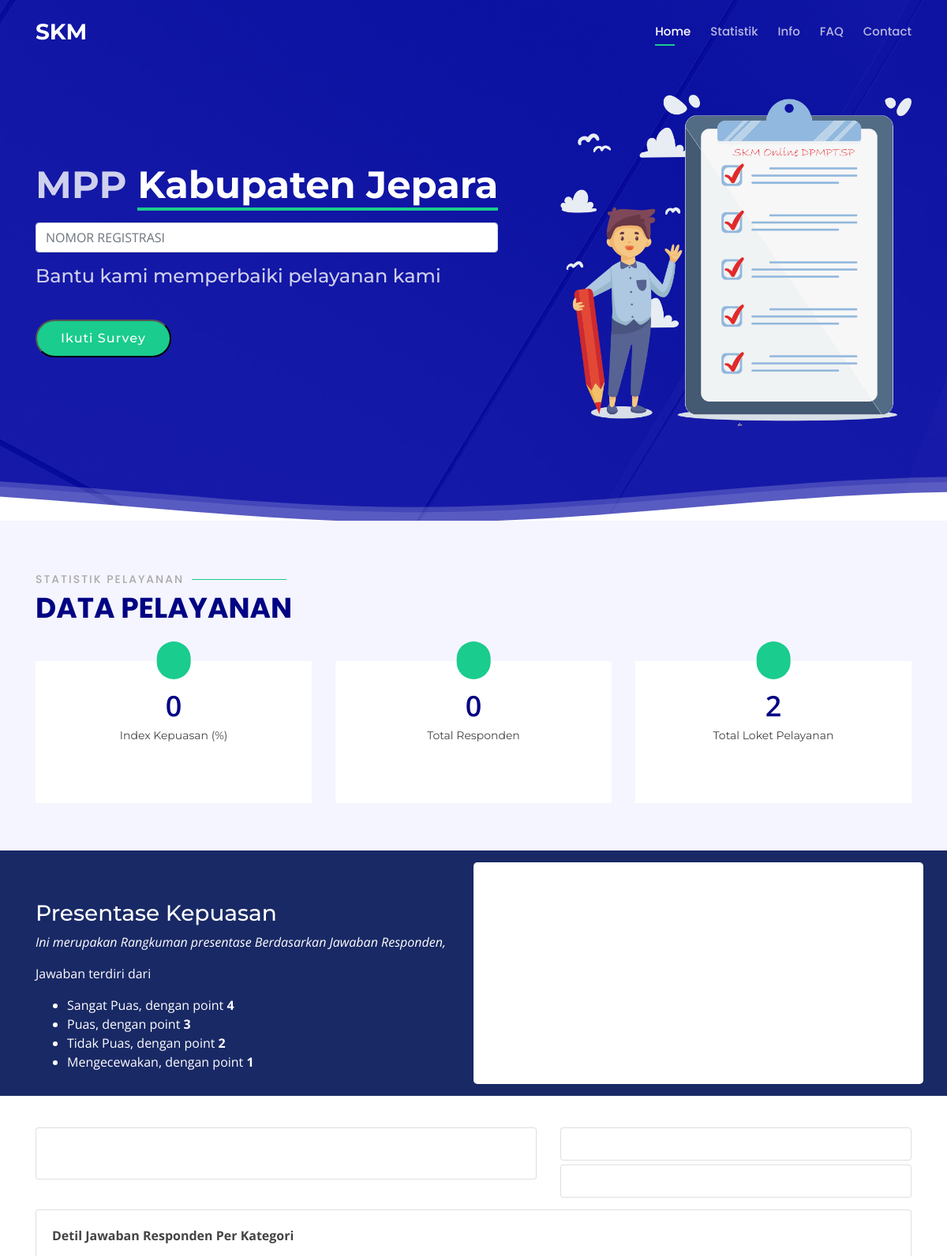
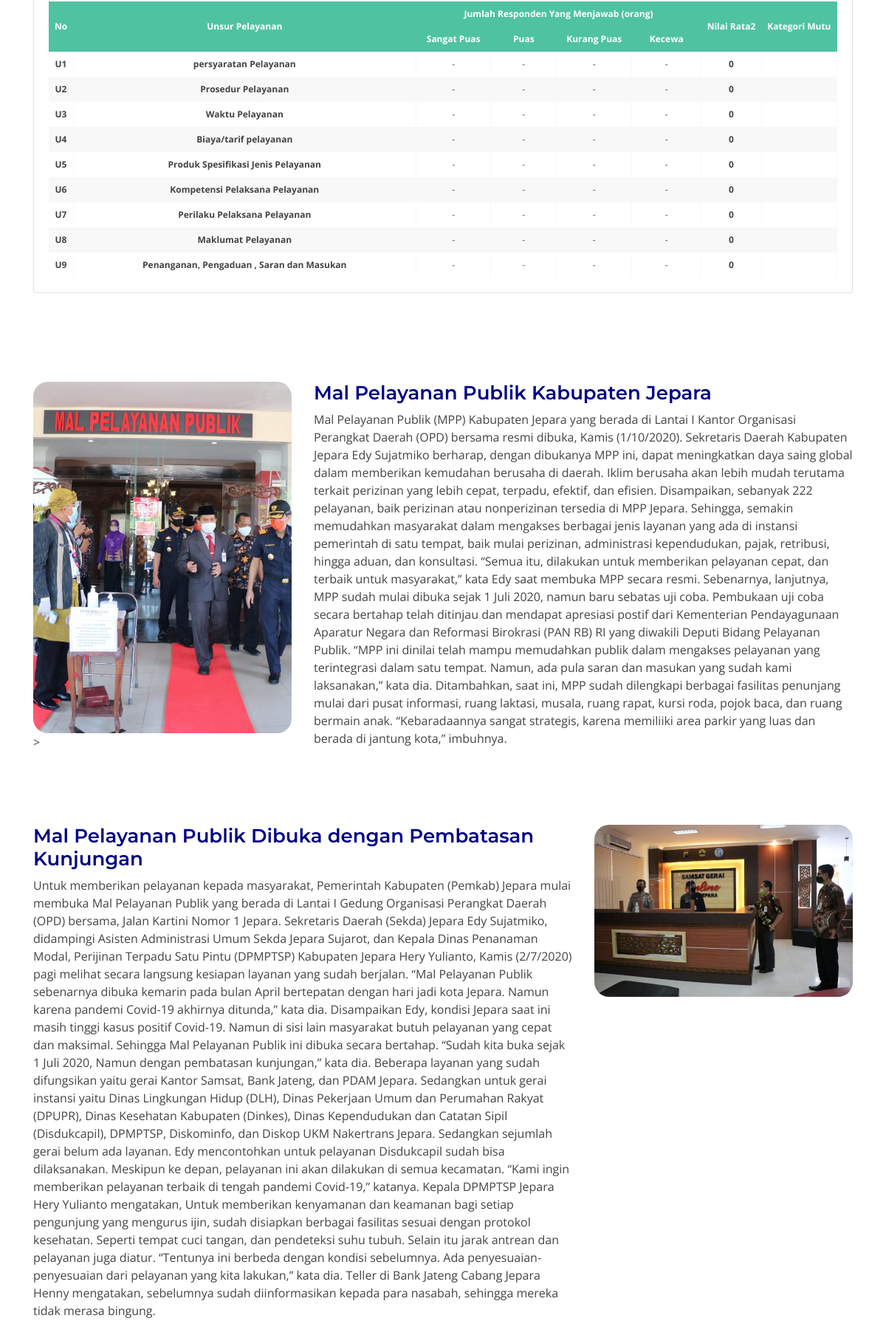
The page / (upper part) on the database its author committed (2 pictures, top to bottom).
### tables this page shows
CREATE TABLE `tb_pertanyaan`  (
  `id_soal` varchar(12) NOT NULL,
  `soal` text NULL,
  `a` varchar(255) NULL DEFAULT NULL,
  `b` varchar(255) NULL DEFAULT NULL,
  `c` varchar(255) NULL DEFAULT NULL,
  `d` varchar(255) NULL DEFAULT NULL,
  `kategori` varchar(255) NULL DEFAULT NULL,
  PRIMARY KEY (`id_soal`) USING BTREE
);

CREATE TABLE `news`  (
  `id` int(11) NOT NULL,
  `judul` varchar(255) NULL DEFAULT NULL,
  `konten` text NULL,
  `img` varchar(255) NULL DEFAULT NULL,
  `created_date` datetime(0) NULL DEFAULT current_timestamp(0),
  PRIMARY KEY (`id`) USING BTREE
);

### application/modules/survey/controllers/Survey.php (called while the page is built, shortened)
<?php
class Survey extends MY_Controller {
	public function __construct()
	{
		$this->load->model('M_survey');
		$this->load->model('M_master');
	}
	public function index()
	{
		$data = [
			'kepuasan' 		=> $this->_get_kepuasan(),
			'loket'			=> $this->M_master->getall('tb_loket')->num_rows(),
			'pendidikan'	=> $this->_get_pendidikan(),
			'pekerjaan'		=> $this->_get_pekerjaan(),
			'pengunjung' 	=> $this->M_survey->get_responden(),
			'hasil'			=>  $this->_get_hasil(),
			'news1'			=> $this->M_master->getWhere('news',['id'=>1])->row(),
			'news2'			=> $this->M_master->getWhere('news',['id'=>2])->row(),
			'faq'			=> $this->M_master->getall('faq')->result(),
		];
		$kepuasan = $data['kepuasan'];
		if ($kepuasan > 81.25 && $kepuasan < 100 ) {
			$index = "Sangat Baik";
		}else if($kepuasan > 62.50 && $kepuasan < 81.26){
			$index = 'Baik';
		}else if($kepuasan > 43.75 && $kepuasan < 62.51){
			$index = 'Kurang Baik';
		} else if($kepuasan > 24.9 && $kepuasan < 43.76){
			$index = 'Tidak Baik';
		} else {
			$index = null;
		}
		$data['tingkat_kepuasan'] = $index;
		$soal = $this->M_master->getall('tb_pertanyaan')->result();
		$hasil = array();
		$no = 1;
		foreach ($soal as $v) {
			$hasil[$no] = [
				'id_soal'	=> $v->id_soal,
				'kategori'	=> $v->kategori,
				'soal'		=> $v->soal,
				'sp'		=> $this->_get_rataan($v->id_soal,'d'),
				'p'			=> $this->_get_rataan($v->id_soal,'c'),
				'tp'		=> $this->_get_rataan($v->id_soal,'b'),
				'kec'		=> $this->_get_rataan($v->id_soal,'a'),
				'kepuasan'	=> $this->_get_nilai($v->id_soal)
			];
			$no++;
		}
		$data['rekap'] = $hasil;
		$this->load->view('index',$data);
	}
	private function _get_hasil()
	{
		$sangat_puas 	= $this->M_master->getWhere('tb_hasil',['published' => '2','jawaban' => 'd'])->num_rows();
		$puas 		 	= $this->M_master->getWhere('tb_hasil',['published' => '2','jawaban' => 'c'])->num_rows();
		$tidak_puas 	= $this->M_master->getWhere('tb_hasil',['published' => '2','jawaban' => 'b'])->num_rows();
		$kecewa 		= $this->M_master->getWhere('tb_hasil',['published' => '2','jawaban' => 'a'])->num_rows();
		$all = $sangat_puas+$puas+$tidak_puas+$kecewa;
		if($all != 0)
		{
			$data = [
				[
					'name' 	=> 'sangat_puas',
					'y'		=> $sangat_puas,
					'color' => '#00FF00'
				],
				[
					'name' 	=> 'puas',
					'y'		=> $puas,
					'color' => 'blue'
				],
				[
					'name' 	=> 'tidak_puas',
					'y'		=> $tidak_puas,
					'color' => 'purple'
				],
				[
					'name' 	=> 'kecewa',
					'y'		=> $kecewa,
					'color' => 'red'
				]
			];
			return $data;
		}
		else
		{
			return null;
		}
	}
	private function _get_kepuasan()
	{
		$total = $this->M_master->getall('tb_hasil')->num_rows();
		$soal = $this->M_master->getall('tb_pertanyaan')->num_rows();
		$total_responden = $this->M_survey->get_responden();
		$a = $this->M_master->getWhere('tb_hasil',['published' => '2','jawaban' => 'a'])->num_rows();
		$b = $this->M_master->getWhere('tb_hasil',['published' => '2','jawaban' => 'b'])->num_rows();
		$c = $this->M_master->getWhere('tb_hasil',['published' => '2','jawaban' => 'c'])->num_rows();
		$d = $this->M_master->getWhere('tb_hasil',['published' => '2','jawaban' => 'd'])->num_rows();
		return 0;
	}
	private function _get_nilai($id)
	{
		return 0;
	}
	private function _get_rataan($id_soal,$jawaban)
	{
		$data = $this->M_master->getWhere('tb_hasil',['published' => '2','jawaban' => $jawaban,'id_soal' => $id_soal])->num_rows();
		return $data;
	}
	private function _get_pendidikan()
	{
		$pendidikan = $this->M_master->getall('tb_pendidikan')->result();
		$no = 1;
		foreach ($pendidikan as $p) {
			$hasil[$no] = [
				'pendidikan'	=> $p->pendidikan,
				'jumlah'		=> $this->M_survey->join_get_responden_2('pendidikan',$p->pendidikan)->num_rows()
			];
			$no++;
		}
		return $hasil;
	}
	private function _get_pekerjaan()
	{
		$pekerjaan = $this->M_master->getall('tb_pekerjaan')->result();
		$no = 1;
		foreach ($pekerjaan as $p) {
			$hasil[$no] = [
				'pekerjaan'		=> $p->pekerjaan,
				'jumlah'		=> $this->M_survey->join_get_responden_2('pekerjaan',$p->pekerjaan)->num_rows()
			];
			$no++;
		}
		return $hasil;
	}
}

### index.php (called while the page is built, shortened)
<?php
require_once BASEPATH.'core/CodeIgniter.php';

### application/third_party/MX/Controller.php (called while the page is built, shortened)
<?php (defined('BASEPATH')) OR exit('No direct script access allowed');
class MX_Controller
{
	public function __get($class)
	{
		return CI::$APP->$class;
	}
}

### application/models/M_master.php (called while the page is built, shortened)
<?php
class M_master extends CI_Model {
	function getall($table)
	{
		return $this->db->get($table);
	}
	function getWhere($table,$where)
	{
		return $this->db->get_where($table,$where);
	}
}

### application/modules/survey/models/M_survey.php (called while the page is built, shortened)
<?php
class M_survey extends CI_Model {
	function get_responden()
	{
		$this->db->distinct();
		$this->db->select('id_responden');
		return $this->db->get_where('tb_hasil',['published' => '2'])->num_rows();
	}
	function join_get_responden_2($kolom,$param)
	{
		return $this->db->query('select * from (SELECT DISTINCT id_responden as a FROM tb_hasil where published = 2) as a  , tb_detil_responden  b where  a = b.id_responden and b.'.$kolom.' = "'.$param.'"');
	}
}

### application/modules/survey/views/sesi/statistik.php (the view, shortened to what this page needs)
<section id="statistik" style="margin-top: -20px;">
  <div class="container">
    <div class="row" >
      <div class="col-md-7 col-xs-12" data-aos="fade-right">
       <div class="card" style="margin-bottom: 5px;">
        <div class="card-body">
         <br>
       </div>
     </div>
   </div>
   <div class="col-md-5 col-xs-12" data-aos="fade-up">
     <div class="row">
      <div class="col-md-12">
       <div class="card">
        <div class="card-body">
        </div>
      </div>
    </div>
  </div>
  <div class="row" style="margin-top: 5px;">
    <div class="col-md-12">
     <div class="card">
      <div class="card-body">
      </div>
    </div>
  </div>
</div>
</div>
</div>
<div class="card" style="margin-top: 15px;">
  <div class="card-body">
    <p><strong>Detil Jawaban Responden Per Kategori</strong></p>
    <div class="table-responsive" style="margin-top: 10px;">
      <table class="fl-table" >
        <thead style="background-color: #f4f4f2;" >
          <tr >
            <th class="text-center" rowspan="2" style="vertical-align: middle;">No</th>
            <th class="text-center" width="50%" rowspan="2" style="vertical-align: middle;">Unsur Pelayanan</th>
            <th class="text-center" rowspan="1"  colspan="4">Jumlah Responden Yang Menjawab (orang)</th>
            <th class="text-center" rowspan="2" style="vertical-align: middle;">Nilai Rata2</th>
            <th class="text-center" rowspan="2" style="vertical-align: middle;">Kategori Mutu</th>
          </tr>
          <tr >
           <th class="text-center" width="10%">Sangat Puas</th>
           <th class="text-center" width="10%" >Puas</th>
           <th class="text-center" width="10%">Kurang Puas</th>
           <th class="text-center" width="10%" >Kecewa</th>
         </tr>
       </thead>
       <tbody>
        <?php foreach ($rekap as $data):
          $kepuasan = $data['kepuasan'];
          if ($kepuasan >= 1 && $kepuasan <= 2.5996 ) {
            $index = 'D';
          }else if($kepuasan >= 2.60 && $kepuasan <= 3.064){
            $index = 'C';
          }else if($kepuasan >= 3.0644 && $kepuasan < 3.532){
            $index = 'B';
          } else if($kepuasan >= 3.5324 && $kepuasan <= 4){
            $index = 'A';
          } else {
            $index = null;
          }
          ?>
          <tr>
            <td class="text-center" style="font-weight: bold;"><?php echo $data['id_soal'] ?></td>
            <td  style="font-weight: bold;"><?php echo $data['kategori'] ?></td>
            <td class="text-center"><?php echo $data['sp'] != null ? '<strong>'.$data['sp'].'</strong>' : '-' ?></td>
            <td class="text-center"><?php echo $data['p'] != null ? '<strong>'.$data['p'].'</strong>' : '-' ?></td>
            <td class="text-center"><?php echo $data['tp'] != null ? '<strong>'.$data['tp'].'</strong>' : '-' ?></td>
            <td class="text-center"><?php echo $data['kec'] != null ? '<strong>'.$data['kec'].'</strong>' : '-' ?></td>
            <td class="text-center" style="font-weight: bold;"><?php echo $data['kepuasan'] ?></td>
            <td  class="text-center" style="font-weight: bold;"><?php echo $index ?></td>
          </tr>
        <?php endforeach ?>
      </tbody>
    </table>
  </div>
</div>
</div>
</div>
</section>

### application/modules/survey/views/sesi/detil.php
<section id="details" class="details">
  <div class="container">
    <div class="row content">
      <div class="col-md-4" data-aos="fade-right">
        <img src="<?php echo base_url().'assets/img/'.$news1->img ?>" class="img-fluid" alt="" style="border-radius: 20px;">
        </style>>
      </div>
      <div class="col-md-8" data-aos="fade-up">
        <h3><?php echo $news1->judul ?></h3>
        <p><?php echo $news1->konten?></p>
      </div>
    </div>
    <div class="row content">
      <div class="col-md-4 order-1 order-md-2" data-aos="fade-left">
        <img  style="border-radius: 20px;" src="<?php echo base_url().'assets/img/'.$news2->img?>" class="img-fluid" alt="">
        <br>
      </div>
      <div class="col-md-8 order-2 order-md-1" data-aos="fade-up">
        <h3><?php echo $news2->judul ?></h3>
        <p>
         <?php echo $news2->konten ?>
        </p>
      </div>
    </div>
  </div>
</section>

### rows shown on the page
tb_pertanyaan: id_soal "U1", kategori "persyaratan Pelayanan", kepuasan "0"
tb_pertanyaan: id_soal "U2", kategori "Prosedur Pelayanan", kepuasan "0"
tb_pertanyaan: id_soal "U3", kategori "Waktu Pelayanan", kepuasan "0"
tb_pertanyaan: id_soal "U4", kategori "Biaya/tarif pelayanan", kepuasan "0"
tb_pertanyaan: id_soal "U5", kategori "Produk Spesifikasi Jenis Pelayanan", kepuasan "0"
tb_pertanyaan: id_soal "U6", kategori "Kompetensi Pelaksana Pelayanan", kepuasan "0"
tb_pertanyaan: id_soal "U7", kategori "Perilaku Pelaksana Pelayanan", kepuasan "0"
tb_pertanyaan: id_soal "U8", kategori "Maklumat Pelayanan", kepuasan "0"
tb_pertanyaan: id_soal "U9", kategori "Penanganan, Pengaduan , Saran dan Masukan", kepuasan "0"
news: img (picture), judul "Mal Pelayanan Publik Kabupaten Jepara", konten "Mal Pelayanan Publik (MPP) Kabupaten Jepara yang berada di Lantai I Kantor Organisasi Perangkat Daerah (OPD) bersama resmi dibuka, Kamis (1/10/2020). Sekretaris Daerah Kabupaten Jepara Edy Sujatmiko berharap, dengan dibukanya MPP ini, dapat meningkatkan daya saing global dalam memberikan kemudahan berusaha di daerah. Iklim berusaha akan lebih mudah terutama terkait perizinan yang lebih cepat, terpadu, efektif, dan efisien. Disampaikan, sebanyak 222 pelayanan, baik perizinan atau nonperizinan tersedia di MPP Jepara. Sehingga, semakin memudahkan masyarakat dalam mengakses berbagai jenis layanan yang ada di instansi pemerintah di satu tempat, baik mulai perizinan, administrasi kependudukan,…"
news: img (picture), judul "Mal Pelayanan Publik Dibuka dengan Pembatasan Kunjungan", konten "Untuk memberikan pelayanan kepada masyarakat, Pemerintah Kabupaten (Pemkab) Jepara mulai membuka Mal Pelayanan Publik yang berada di Lantai I Gedung Organisasi Perangkat Daerah (OPD) bersama, Jalan Kartini Nomor 1 Jepara. Sekretaris Daerah (Sekda) Jepara Edy Sujatmiko, didampingi Asisten Administrasi Umum Sekda Jepara Sujarot, dan Kepala Dinas Penanaman Modal, Perijinan Terpadu Satu Pintu (DPMPTSP) Kabupaten Jepara Hery Yulianto, Kamis (2/7/2020) pagi melihat secara langsung kesiapan layanan yang sudah berjalan. “Mal Pelayanan Publik sebenarnya dibuka kemarin pada bulan April bertepatan dengan hari jadi kota Jepara. Namun karena pandemi Covid-19 akhirnya ditunda,” kata dia. Disampaikan Edy,…"

### other values the page prints
$kepuasan "0"
$pengunjung "0"
$loket "2"
